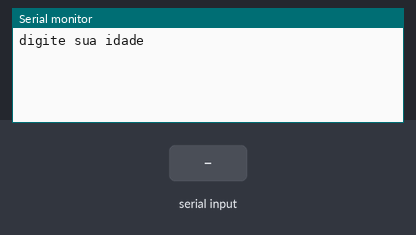
The sketch below on a simulated Arduino Uno, built with avr-gcc and run on an emulated ATmega328P. Parts: the last lines printed to the serial monitor. Inputs (shaded band) come from the test bench.

Above: at 1.2 s.
1.3 s: "90,45\n" received over Serial
At 3.1 s:
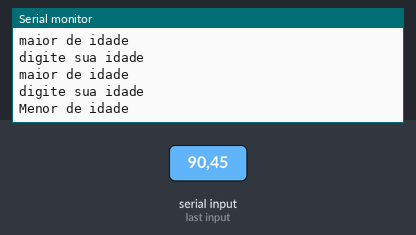
At 4.7 s:
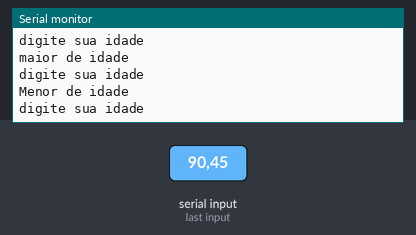

The sketch:

maior_ou_menor_de_idade_1.ino
```cpp
//Maior de 18 "maior de idade"
//Menor de 18 "menor de idade"

//variaveis
int idade = 0;


void setup()
{
  Serial.begin(9600);
}

void loop()
{
  Serial.println("digite sua idade");
  while( !Serial.available());
  idade = Serial.parseInt();

  if( idade >= 18 ){//
    Serial.println("maior de idade");

  } else {//falso

    Serial.println("Menor de idade");

      delay(2000);

  }
}
```

Measured:
- after the input at 1.3 s, the serial monitor: prints a new line at once (image 1)
